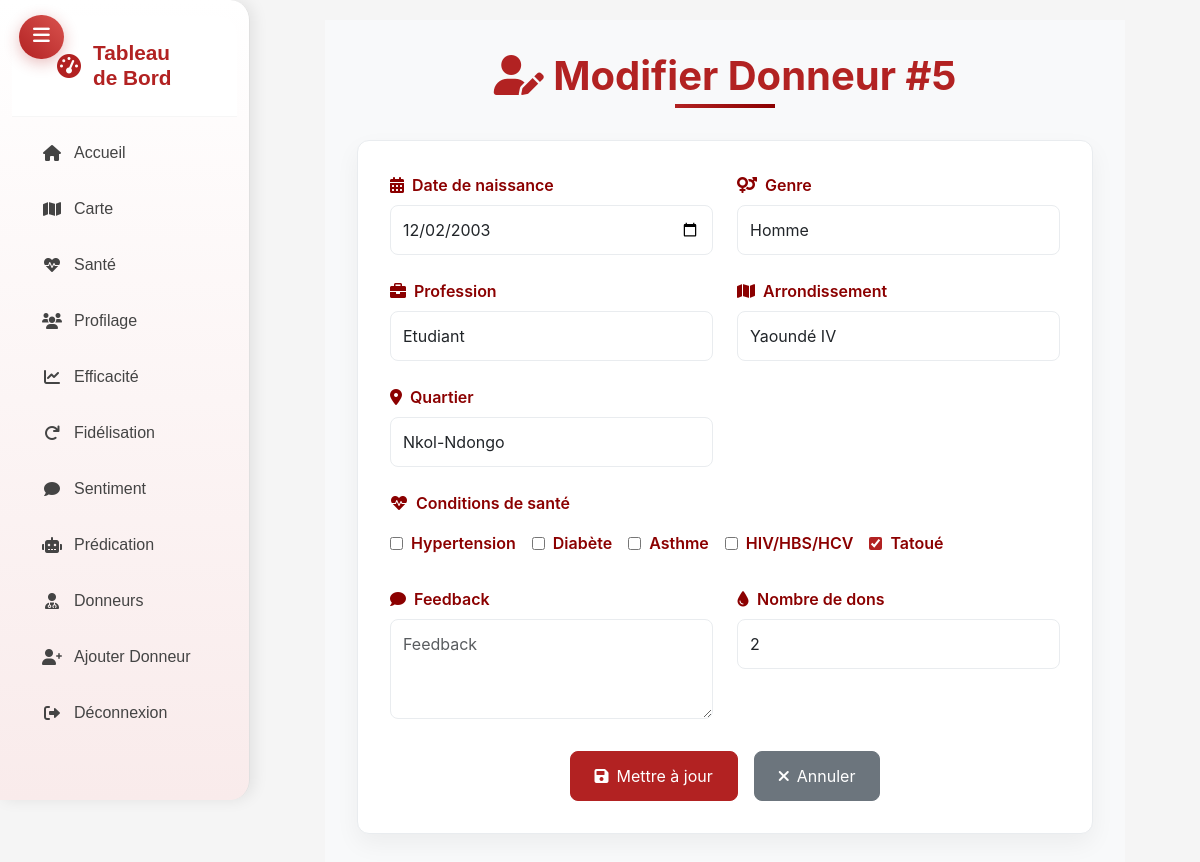
Page /donors/update/5/ (signed in) on the committed database.
### campagne/models.py (models this page shows, shortened)
class Donor(models.Model):
    user = models.ForeignKey(User, on_delete=models.CASCADE, null=True)
    date_naissance = models.DateField()
    date_remplissage = models.DateField(auto_now_add=True)  # Date auto-remplie à la création
    genre = models.CharField(
        max_length=10,
        choices=[('Homme', 'Homme'), ('Femme', 'Femme')],
        default='Homme'
    )
    profession = models.CharField(max_length=100)
    arrondissement = models.CharField(max_length=100)
    quartier = models.CharField(max_length=100)
    latitude = models.FloatField(null=True, blank=True)
    longitude = models.FloatField(null=True, blank=True)
    asthme = models.BooleanField(default=False)
    diabete = models.BooleanField(default=False)
    hypertension = models.BooleanField(default=False)
    hiv_hbs_hcv = models.BooleanField(default=False)
    tatoue = models.BooleanField(default=False)
    nombre_dons = models.IntegerField(default=0)
    feedback = models.TextField(null=True, blank=True)
    class Meta:
        verbose_name = "Donneur"
        verbose_name_plural = "Donneurs"

### campagne/views.py (the view, shortened to what this page needs)
# urls.py: path('donors/update/<int:donor_id>/', views.update_donor, name='update_donor'),
@login_required
def update_donor(request, donor_id):
    donor = get_object_or_404(Donor, id=donor_id)
    return render(request, 'update_donor.html', {'donor': donor})

### campagne/templates/update_donor.html (shortened to what this page needs)
{% extends 'base.html' %}
{% block content %}
<div class="update-donor-container">
    <div class="page-header">
        <h1 class="section-title">
            <i class="fas fa-user-edit"></i> Modifier Donneur #{{ donor.id }}
        </h1>
    </div>
    <form method="post" class="update-donor-form">
        <div class="form-grid">
            <div class="form-group">
                <label for="date_naissance"><i class="fas fa-calendar-alt"></i> Date de naissance</label>
                <input type="date" name="date_naissance" id="date_naissance" class="form-control" value="{{ donor.date_naissance|date:'Y-m-d' }}" required>
            </div>
            <div class="form-group">
                <label for="genre"><i class="fas fa-venus-mars"></i> Genre</label>
                <select name="genre" id="genre" class="form-control" required>
                    <option value="Homme" {% if donor.genre == 'Homme' %}selected{% endif %}>Homme</option>
                </select>
            </div>
            <div class="form-group">
                <label for="profession"><i class="fas fa-briefcase"></i> Profession</label>
                <input type="text" name="profession" id="profession" class="form-control" value="{{ donor.profession|default:'' }}" placeholder="Profession" required>
            </div>
            <div class="form-group">
                <label for="arrondissement"><i class="fas fa-map"></i> Arrondissement</label>
                <input type="text" name="arrondissement" id="arrondissement" class="form-control" value="{{ donor.arrondissement|default:'' }}" placeholder="Arrondissement">
            </div>
            <div class="form-group">
                <label for="quartier"><i class="fas fa-map-marker-alt"></i> Quartier</label>
                <input type="text" name="quartier" id="quartier" class="form-control" value="{{ donor.quartier|default:'' }}" placeholder="Quartier">
            </div>
            <div class="form-group checkbox-group">
                <label><i class="fas fa-heartbeat"></i> Conditions de santé</label>
                <div class="checkbox-list">
                    <label class="checkbox-item">
                        <input type="checkbox" name="hypertension" {% if donor.hypertension %}checked{% endif %}> Hypertension
                    </label>
                    <label class="checkbox-item">
                        <input type="checkbox" name="diabete" {% if donor.diabete %}checked{% endif %}> Diabète
                    </label>
                    <label class="checkbox-item">
                        <input type="checkbox" name="asthme" {% if donor.asthme %}checked{% endif %}> Asthme
                    </label>
                    <label class="checkbox-item">
                        <input type="checkbox" name="hiv_hbs_hcv" {% if donor.hiv_hbs_hcv %}checked{% endif %}> HIV/HBS/HCV
                    </label>
                    <label class="checkbox-item">
                        <input type="checkbox" name="tatoue" {% if donor.tatoue %}checked{% endif %}> Tatoué
                    </label>
                </div>
            </div>
            <div class="form-group">
                <label for="feedback"><i class="fas fa-comment"></i> Feedback</label>
                <textarea name="feedback" id="feedback" class="form-control" placeholder="Feedback">{{ donor.feedback|default:'' }}</textarea>
            </div>
            <div class="form-group">
                <label for="nombre_dons"><i class="fas fa-tint"></i> Nombre de dons</label>
                <input type="number" name="nombre_dons" id="nombre_dons" class="form-control" value="{{ donor.nombre_dons }}" placeholder="Nombre de dons" required>
            </div>
        </div>
        <div class="form-actions">
            <button type="submit" class="btn btn-primary">
                <i class="fas fa-save"></i> Mettre à jour
            </button>
            <a href="{% url 'donors' %}" class="btn btn-secondary">
                <i class="fas fa-times"></i> Annuler
            </a>
        </div>
    </form>
</div>
{% endblock %}

### campagne/templates/base.html (style rules this page uses)
body { margin: 0; font-family: Arial, sans-serif; background-color: #f5f5f5; }

### campagne/templates/update_donor.html (style rules this page uses)
:root { --primary-color: #B22222; --secondary-color: #8B0000; --background-light: #F8F9FA; --text-dark: #333333; --text-muted: #6C757D; --border-light: #E9ECEF; }
.update-donor-container { max-width: 800px; margin: 0 auto; padding: 2rem; background-color: var(--background-light); font-family: 'Inter', 'Segoe UI', Roboto, sans-serif; }
.section-title { color: var(--primary-color); font-size: 2.5rem; font-weight: 700; text-align: center; margin-bottom: 2rem; position: relative; padding-bottom: 0.5rem; }
.section-title::after { content: ''; position: absolute; bottom: 0; left: 50%; transform: translateX(-50%); width: 100px; height: 4px; background: linear-gradient(to right, var(--primary-color), var(--secondary-color)); }
.update-donor-form { background-color: white; border-radius: 12px; box-shadow: 0 10px 25px rgba(0, 0, 0, 0.05); padding: 2rem; border: 1px solid var(--border-light); }
.form-grid { display: grid; gap: 1.5rem; grid-template-columns: repeat(auto-fit, minmax(300px, 1fr)); }
.form-group { display: flex; flex-direction: column; }
.form-group label { color: var(--secondary-color); font-weight: 600; margin-bottom: 0.5rem; display: flex; align-items: center; gap: 0.5rem; }
.form-control { width: 100%; padding: 0.75rem; border: 1px solid var(--border-light); border-radius: 8px; font-size: 1rem; transition: border-color 0.3s ease, box-shadow 0.3s ease; }
.checkbox-group { grid-column: span 2; }
.checkbox-list { display: flex; flex-wrap: wrap; gap: 1rem; margin-top: 0.5rem; }
.checkbox-item { display: flex; align-items: center; gap: 0.5rem; color: var(--text-dark); }
.checkbox-item input[type="checkbox"] { accent-color: var(--primary-color); }
textarea.form-control { min-height: 100px; resize: vertical; }
.form-actions { text-align: center; margin-top: 2rem; display: flex; justify-content: center; gap: 1rem; }
.btn { padding: 0.75rem 1.5rem; font-size: 1rem; border-radius: 8px; text-decoration: none; color: white; transition: background-color 0.3s ease, transform 0.2s ease; display: inline-flex; align-items: center; justify-content: center; gap: 0.5rem; }
.btn-primary { background-color: var(--primary-color); border: 1px solid var(--primary-color); }
.btn-secondary { background-color: #6C757D; border: 1px solid #6C757D; }

### rows in the picture
Donor: id "5", date_naissance "12/02/2003", genre "Homme", profession "Etudiant", arrondissement "Yaoundé IV", quartier "Nkol-Ndongo", tatoue "☑", nombre_dons "2"
